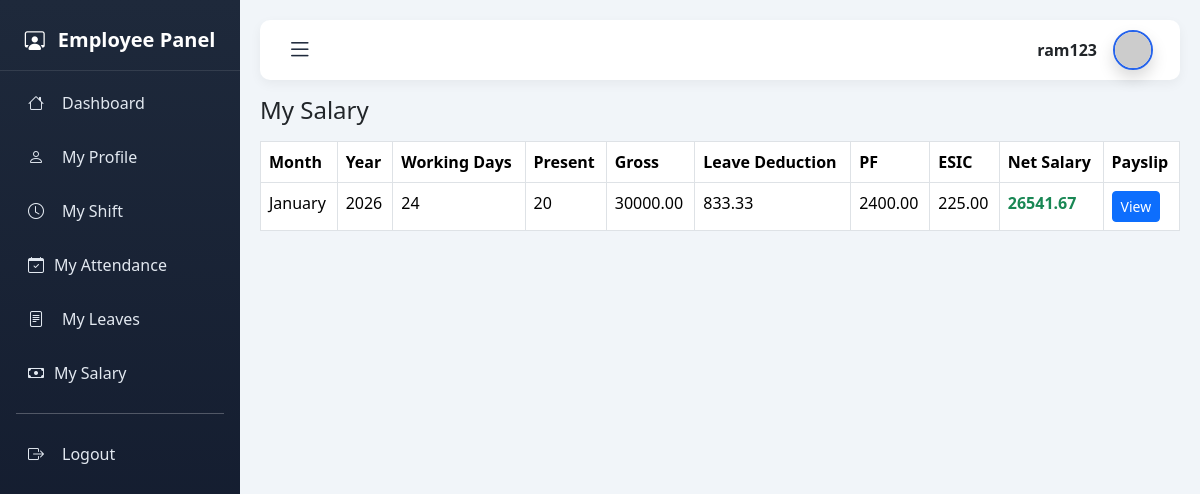
/employee/salary/ (signed in), run on an earlier commit of the app's database.
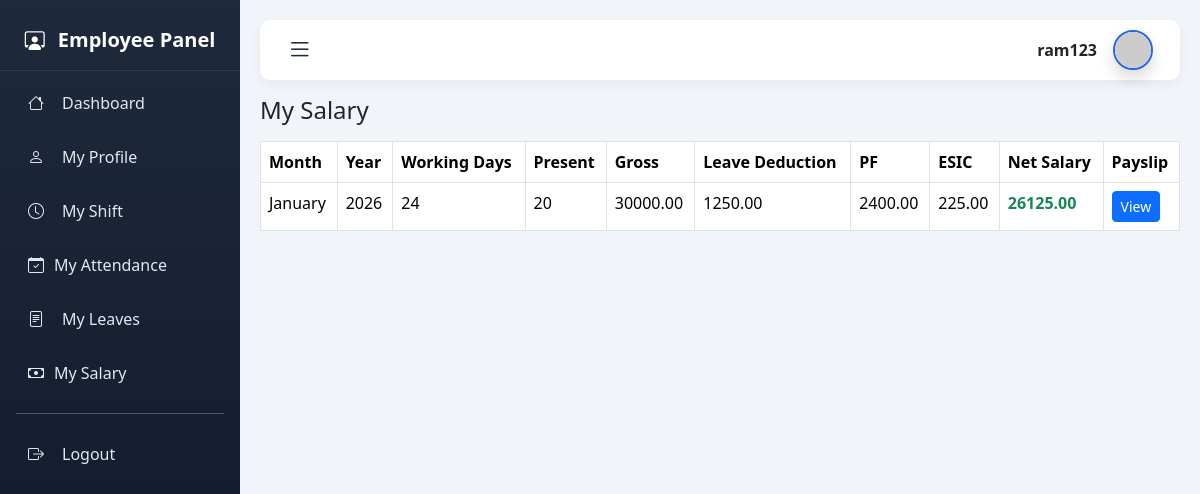
And on a later commit of the database.
### app/models.py (models this page shows, shortened)
class MonthlySalary(models.Model):
    MONTH_CHOICES = [
    (1,"January"),
    (2,"February"),
    (3,"March"),
    (4,"April"),
    (5,"May"),
    (6,"June"),
    (7,"July"),
    (8,"August"),
    (9,"September"),
    (10,"October"),
    (11,"November"),
    (12,"December"),
]
    month = models.IntegerField(choices=MONTH_CHOICES)
    employee = models.ForeignKey(Employee, on_delete=models.CASCADE)
    year = models.IntegerField()
    working_days = models.IntegerField(default=0)
    present_days = models.IntegerField(default=0)
    half_days = models.IntegerField(default=0)
    absent_days = models.IntegerField(default=0)
    extra_leave_days = models.IntegerField(default=0)
    gross_salary = models.DecimalField(max_digits=10, decimal_places=2)
    emp_pf = models.DecimalField(max_digits=10, decimal_places=2)
    employer_pf = models.DecimalField(max_digits=10, decimal_places=2)
    emp_esic = models.DecimalField(max_digits=10, decimal_places=2)
    employer_esic = models.DecimalField(max_digits=10, decimal_places=2)
    leave_deduction = models.DecimalField(max_digits=10, decimal_places=2, default=0)
    net_salary = models.DecimalField(max_digits=10, decimal_places=2)
    generated_at = models.DateTimeField(auto_now_add=True)
    class Meta:
        unique_together = ("employee","month","year")

### app/views.py (the view)
@login_required
def employee_salary_list(request):
    employee = request.user.employee_profile
    salaries = MonthlySalary.objects.filter(
        employee=employee
    ).order_by("-year","-month")
    return render(
        request,
        "employee/employee_salary_list.html",
        {"salaries": salaries}
    )

### templates/employee/employee_salary_list.html
{% extends "employee/base_employee_dashboard.html" %}
{% block content %}
<h4 class="mb-3">My Salary</h4>
<table class="table table-bordered">
<thead>
<tr>
<th>Month</th>
<th>Year</th>
<th>Working Days</th>
<th>Present</th>
<th>Gross</th>
<th>Leave Deduction</th>
<th>PF</th>
<th>ESIC</th>
<th>Net Salary</th>
<th>Payslip</th>
</tr>
</thead>
<tbody>
{% for s in salaries %}
<tr>
<td>{{ s.get_month_display }}</td>
<td>{{ s.year }}</td>
<td>{{ s.working_days }}</td>
<td>{{ s.present_days }}</td>
<td>{{ s.gross_salary }}</td>
<td>{{ s.leave_deduction }}</td>
<td>{{ s.emp_pf }}</td>
<td>{{ s.emp_esic }}</td>
<td class="fw-bold text-success">
{{ s.net_salary }}
</td>
<td>
<a href="{% url 'payslip_view' s.id %}" class="btn btn-sm btn-primary">
View
</a>
</td>
</tr>
{% empty %}
<tr>
<td colspan="10" class="text-center">
No salary generated
</td>
</tr>
{% endfor %}
</tbody>
</table>
{% endblock %}

What changed in the data, as far as the page shows it:
changed MonthlySalary "January": leave_deduction "833.33" → "1250.00"; net_salary "26541.67" → "26125.00"
